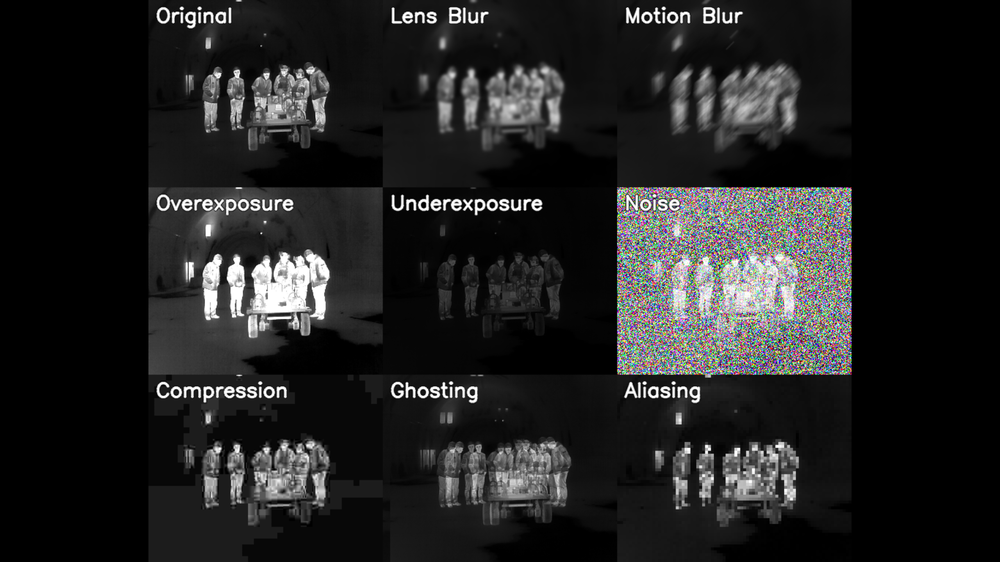
#> input picture pics/archimedes_distorted_frames.png, 1000 x 562 px, shrunk from 2560 x 1440 before the run
$ python -i fiqe_features.py   (imports and definitions only)   (older library calls are emulated)
#> lines starting #> are read from the running program, lines starting #| are printed output that depends on the picture
#> further down, picture is the input picture: shape (562, 1000, 3); mean B, G, R 34.5, 34.5, 34.5
from skimage.measure import shannon_entropy
from skimage.filters import sobel
import numpy as np
import cv2

def extract_fiqe_features(img):
    """
    Extracts FLIR Image Quality Features (FIQE) from a given image patch.

    Feature vector captures various distortions:
        - Information loss
        - Blur
        - Low contrast / dynamic range compression
        - Noise and sensor degradation
        - Flatness or uniformity (over-smoothing, low texture)
    """
    img = img.astype(np.float32)
    img = np.clip(img, 0, 1)
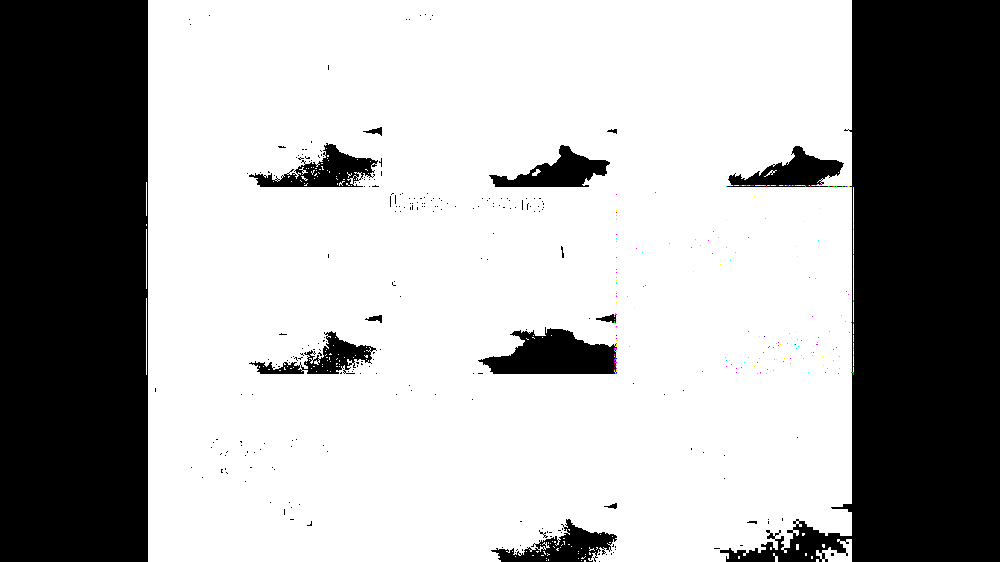
#> img: shape (562, 1000, 3) float32; mean B, G, R 0.671, 0.671, 0.672

    # 1. Entropy (↓ entropy → poor information richness, compression artifacts, underexposure)
    entropy_val = shannon_entropy((img * 255).astype(np.uint8))
#> entropy_val = 0.913

    # 2. CNR - Contrast-to-Noise Ratio (↓ CNR → poor contrast or excessive noise)
    signal = np.mean(img)
#> signal = 0.672
    noise = np.std(img)
#> noise = 0.47
    cnr_val = signal / (noise + 1e-8)
#> cnr_val = 1.43

    # 3. Sharpness via Sobel edges (↓ sharpness → blur, motion blur, focus loss)
    sobel_edges = sobel(img)
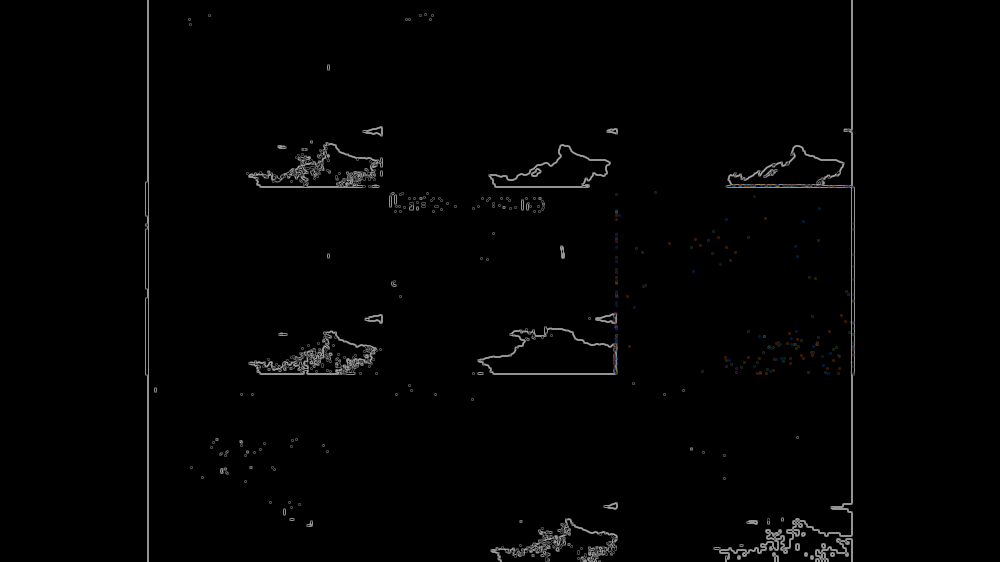
#> sobel_edges: shape (562, 1000, 3) float32; mean B, G, R 0.0112, 0.0112, 0.0112
    sharpness = np.mean(sobel_edges)
#> sharpness = 0.0112

    # 4. Thermal Noise Estimation (↑ noise_est → sensor noise, temperature instability)
    blurred = cv2.GaussianBlur(img, (7, 7), 0)
    diff = img - blurred
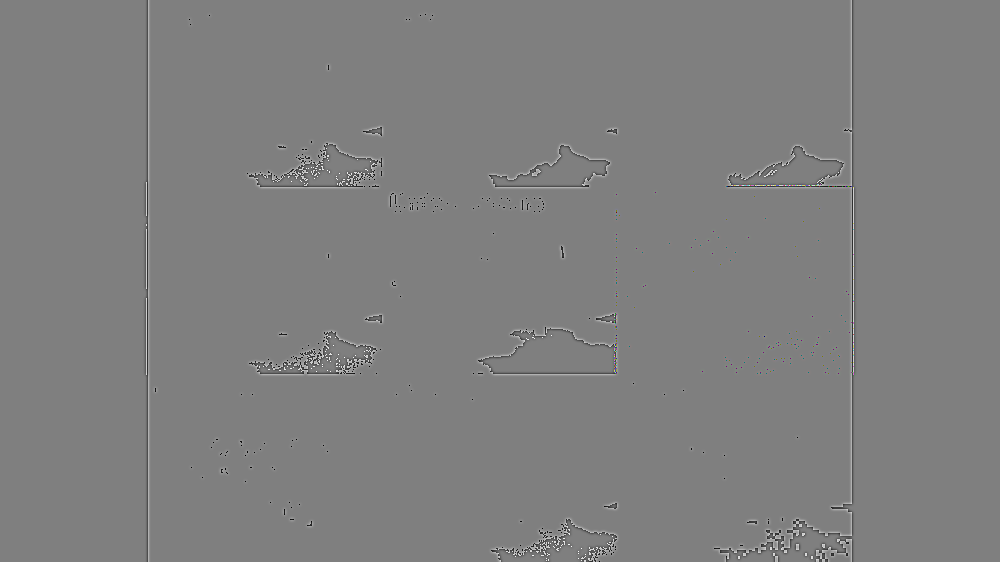
#> diff: shape (562, 1000, 3) float32; mean B, G, R -3.28e-06, -3.28e-06, -3.28e-06; drawn with min black and max white
    noise_mask = np.abs(diff) < np.percentile(np.abs(diff), 25)  # flat regions
#> noise_mask: shape (562, 1000, 3) bool; every value is 0
    noise_est = np.std(img[noise_mask])
#> noise_est = nan

    # 5. Dynamic Range (↓ dyn_range → clipping, underexposure, flat contrast)
    dyn_range = np.max(img) - np.min(img)
#> dyn_range = 1

    # # 6. Gradient Magnitude (↓ grad_mag → smooth/blurry image, structure loss)
    grad_mag = np.mean(np.abs(sobel_edges))
#> grad_mag = 0.0112

    # 7. Flat Area Ratio (↑ flat_ratio → texture loss, blur, over-smoothing)
    lap_var = cv2.Laplacian(img, cv2.CV_32F, ksize=3)**2
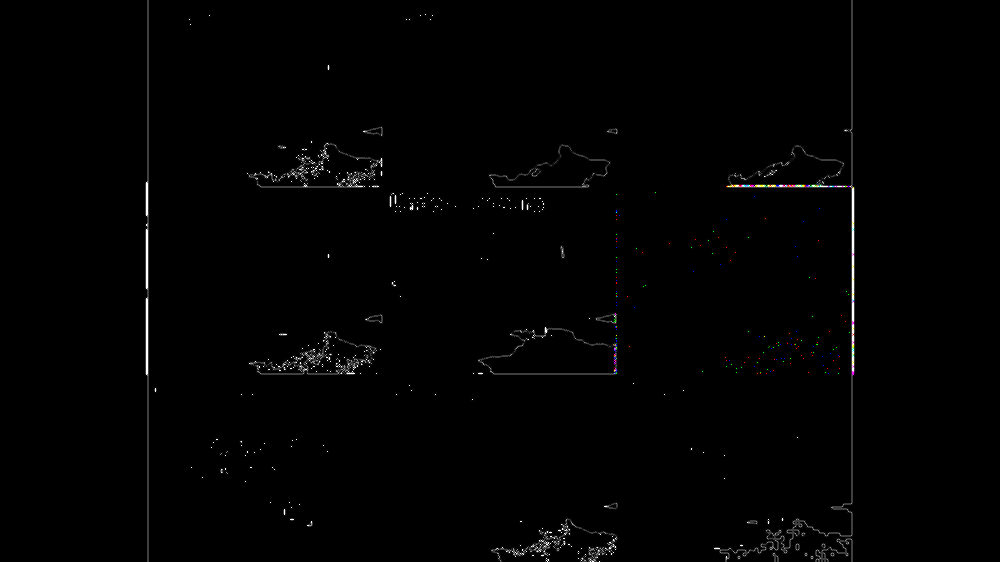
#> lap_var: shape (562, 1000, 3) float32; mean B, G, R 0.5, 0.5, 0.5; drawn with min black and max white
    flat_ratio = np.mean(lap_var < np.percentile(lap_var, 10))
#> flat_ratio = 0

    # Final 7-D feature vector
    features = np.array([
        entropy_val,   # ↓ entropy → information loss
        cnr_val,       # ↓ CNR → low contrast or noise
        sharpness,     # ↓ sharpness → blur
        noise_est,     # ↑ noise → thermal sensor noise
        dyn_range,     # ↓ dynamic range → clipping or contrast compression
        grad_mag,      # ↓ gradient strength → blur or low structure
        flat_ratio     # ↑ flat regions → over-smoothing or low detail
    ], dtype=np.float32)
#> features = [0.913, 1.43, 0.0112, nan, 1, 0.0112, 0]

    return features

>>> import cv2
>>> picture = cv2.imread('../../pics/archimedes_distorted_frames.png')
>>> result = extract_fiqe_features(picture)
#> result = [0.913, 1.43, 0.0112, nan, 1, 0.0112, 0]
